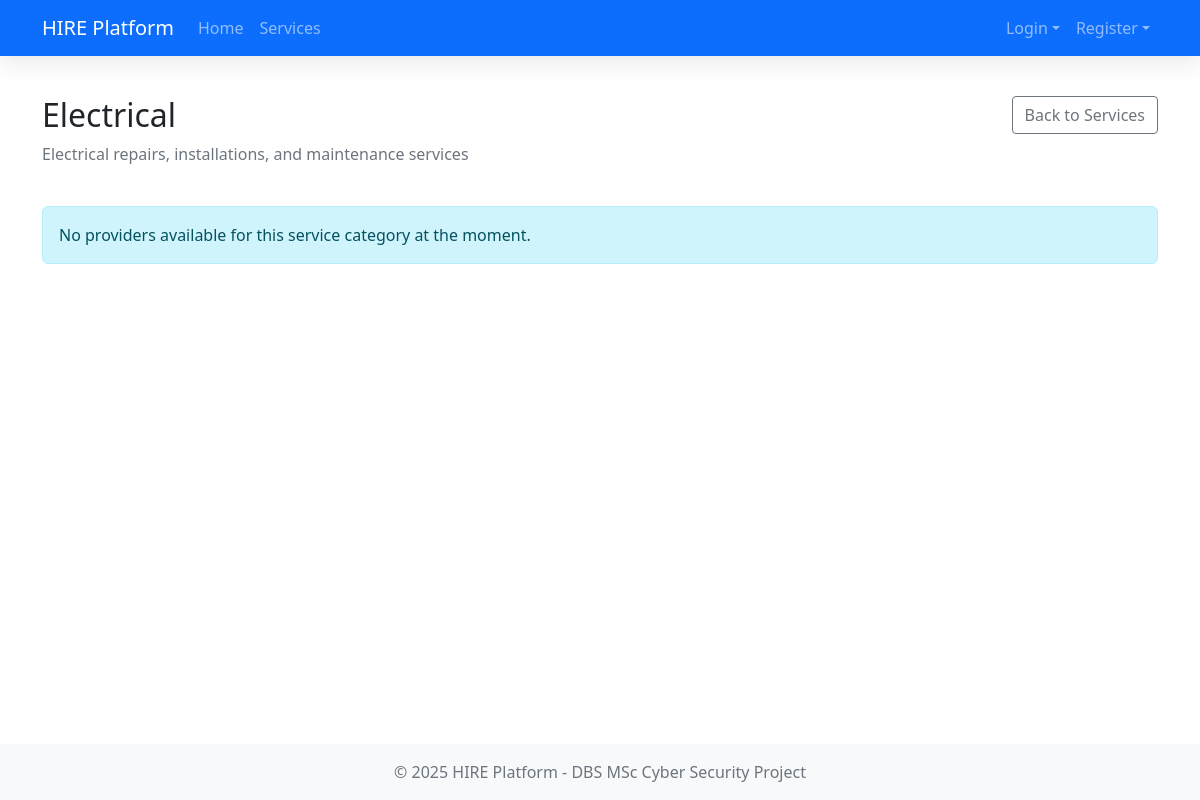
Screenshot of /services/2 with the database file from the repository.
### models.py (models this page shows, shortened)
class ServiceCategory(db.Model):
    __tablename__ = 'service_categories'
    id = db.Column(db.Integer, primary_key=True)
    name = db.Column(db.String(50), unique=True, nullable=False)
    description = db.Column(db.Text, nullable=False)

### routes.py (the view)
@service_bp.route('/<int:category_id>')
def service_detail(category_id):
    category = ServiceCategory.query.get_or_404(category_id)
    provider_categories = ProviderCategory.query.filter_by(category_id=category_id).all()
    providers = [pc.provider for pc in provider_categories if pc.provider.is_verified and pc.provider.is_available]
    return render_template('services/detail.html', category=category, providers=providers, user=get_current_user())

### app.py (called while the page is built)
@app.context_processor
def utility_processor():
    def format_datetime(value, format='%d %b, %Y %H:%M'):
        """Format a datetime object to string"""
        if value is None:
            return ""
        return value.strftime(format)
    def format_currency(value):
        """Format a number as currency"""
        if value is None:
            return "$0.00"
        return f"${value:.2f}"
    return dict(
        format_datetime=format_datetime,
        format_currency=format_currency
    )

### routes.py (called while the page is built)
def get_current_user():
    user_id = session.get('user_id')
    user_type = session.get('user_type')
    if not user_id or not user_type:
        return None
    if user_type == 'customer':
        return Customer.query.get(user_id)
    elif user_type == 'provider':
        return Provider.query.get(user_id)
    return None

### templates/services/detail.html (shortened to what this page needs)
{% extends "base.html" %}
{% block content %}
<div class="row mb-4">
    <div class="col-md-8">
        <h2>{{ category.name }}</h2>
        <p class="text-muted">{{ category.description }}</p>
    </div>
    <div class="col-md-4 text-end">
        <a href="{{ url_for('service_list') }}" class="btn btn-outline-secondary">Back to Services</a>
    </div>
</div>
{% if providers %}
    <div class="row mb-4">
        <div class="col-12">
            <h3>Available Providers</h3>
        </div>
    </div>
    <div class="row row-cols-1 row-cols-md-3 g-4">
        {% for provider in providers %}
            <div class="col">
                <div class="card h-100">
                    <div class="card-body">
                        <h5 class="card-title">{{ provider.get_full_name() }}</h5>
                        <p class="card-text mb-1">
                            <strong>Experience:</strong> {{ provider.experience_years }} years
                        </p>
                        <p class="card-text mb-3">
                            <strong>Rating:</strong>
                            {% if provider.avg_rating %}
                                {% for i in range(5) %}
                                    {% if i < provider.avg_rating|int %}
                                        <span class="text-warning">★</span>
                                    {% elif i < provider.avg_rating|round(0, 'ceil')|int and (provider.avg_rating % 1) >= 0.5 %}
                                        <span class="text-warning">★</span>
                                    {% else %}
                                        <span class="text-secondary">★</span>
                                    {% endif %}
                                {% endfor %}
                                ({{ provider.avg_rating }})
                            {% else %}
                                No ratings yet
                            {% endif %}
                        </p>
                        {% set provider_service = provider.services|selectattr('category_id', 'equalto', category.id)|first %}
                        {% if provider_service %}
                            <p class="card-text">
                                <strong>Price:</strong> ${{ provider_service.price_rate }}
                            </p>
                        {% endif %}
                    </div>
                    <div class="card-footer bg-transparent">
                        {% if user and session.get('user_type') == 'customer' %}
                            <a href="{{ url_for('create_booking', provider_id=provider.id) }}?category_id={{ category.id }}" class="btn btn-primary">Book Now</a>
                        {% else %}
                            <a href="{{ url_for('customer.login') }}" class="btn btn-outline-primary">Login to Book</a>
                        {% endif %}
                    </div>
                </div>
            </div>
        {% endfor %}
    </div>
{% else %}
    <div class="alert alert-info">
        <p class="mb-0">No providers available for this service category at the moment.</p>
    </div>
{% endif %}
{% endblock %}

### static/css/style.css (style rules this page uses)
body { min-height: 100vh; display: flex; flex-direction: column; }
.btn { border-radius: 4px; }

### rows the page displays
ServiceCategory: name "Electrical", description "Electrical repairs, installations, and maintenance services"
